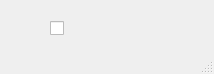
<?xml version="1.0" encoding="UTF-8"?>
<ui version="4.0">
 <class>MainWindow</class>
 <widget class="QMainWindow" name="MainWindow">
  <property name="geometry">
   <rect>
    <x>0</x>
    <y>0</y>
    <width>214</width>
    <height>74</height>
   </rect>
  </property>
  <property name="windowTitle">
   <string>MainWindow</string>
  </property>
  <widget class="QWidget" name="centralwidget">
   <widget class="QCheckBox" name="racing_check">
    <property name="geometry">
     <rect>
      <x>50</x>
      <y>20</y>
      <width>141</width>
      <height>17</height>
     </rect>
    </property>
    <property name="text">
     <string/>
    </property>
   </widget>
  </widget>
  <widget class="QMenuBar" name="menubar">
   <property name="geometry">
    <rect>
     <x>0</x>
     <y>0</y>
     <width>214</width>
     <height>21</height>
    </rect>
   </property>
  </widget>
  <widget class="QStatusBar" name="statusbar"/>
 </widget>
 <resources/>
 <connections/>
</ui>
